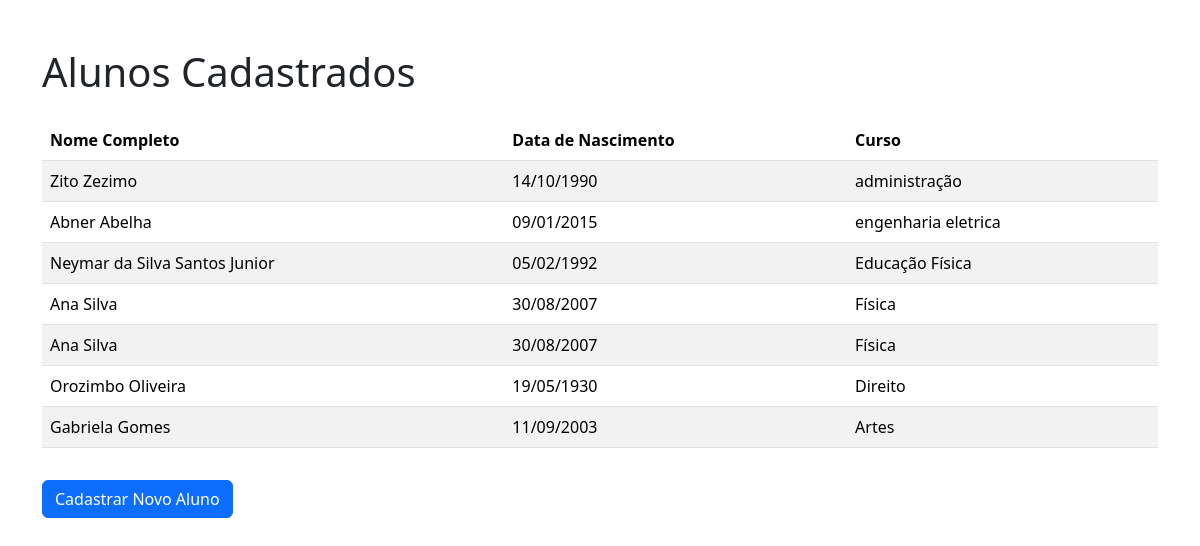
The app's page /lista/ with its own data.
### alunos/models.py (models this page shows)
class Aluno(models.Model):
    nome = models.CharField(max_length=200)
    sobrenome = models.CharField(max_length=200)
    data_nascimento = models.CharField(max_length=10)
    curso = models.CharField(max_length=200)

### alunos/views.py (the view)
# urls.py: path('lista/', views.listar_alunos, name='listar_alunos'), # <--- NOVA ROTA
def listar_alunos(request):
    alunos = Aluno.objects.all()
    return render(request, 'lista_alunos.html', {'alunos': alunos})

### alunos/templates/lista_alunos.html (shortened to what this page needs)
<!DOCTYPE html>
<html lang="pt-br">
<head>
    <link href="https://cdn.jsdelivr.net/npm/bootstrap@5.3.3/dist/css/bootstrap.min.css" rel="stylesheet">
</head>
<body>
    <div class="container mt-5">
        <h1 class="mb-4">Alunos Cadastrados</h1>
        <table class="table table-striped">
            <thead>
                <tr>
                    <th>Nome Completo</th>
                    <th>Data de Nascimento</th>
                    <th>Curso</th>
                </tr>
            </thead>
            <tbody>
                {% for aluno in alunos %}
                <tr>
                    <td>{{ aluno.nome }} {{ aluno.sobrenome }}</td>
                    <td>{{ aluno.data_nascimento }}</td>
                    <td>{{ aluno.curso }}</td>
                </tr>
                {% endfor %}
            </tbody>
        </table>
        <a href="{% url 'cadastrar_aluno' %}" class="btn btn-primary mt-3">Cadastrar Novo Aluno</a>
    </div>
</body>
</html>

### records on screen
Aluno: nome "Zito", sobrenome "Zezimo", data_nascimento "14/10/1990", curso "administração"
Aluno: nome "Abner", sobrenome "Abelha", data_nascimento "09/01/2015", curso "engenharia eletrica"
Aluno: nome "Neymar", sobrenome "da Silva Santos Junior", data_nascimento "05/02/1992", curso "Educação Física"
Aluno: nome "Ana", sobrenome "Silva", data_nascimento "30/08/2007", curso "Física"
Aluno: nome "Ana", sobrenome "Silva", data_nascimento "30/08/2007", curso "Física"
Aluno: nome "Orozimbo", sobrenome "Oliveira", data_nascimento "19/05/1930", curso "Direito"
Aluno: nome "Gabriela", sobrenome "Gomes", data_nascimento "11/09/2003", curso "Artes"
